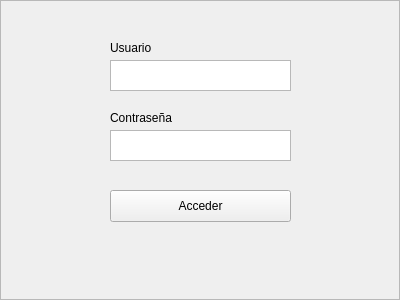
<?xml version="1.0" encoding="UTF-8"?>
<ui version="4.0">
 <class>Contabilidad</class>
 <widget class="QFrame" name="Contabilidad">
  <property name="geometry">
   <rect>
    <x>0</x>
    <y>0</y>
    <width>400</width>
    <height>300</height>
   </rect>
  </property>
  <property name="windowTitle">
   <string>Contabilidad ISO8XX - Ian/Raymer</string>
  </property>
  <property name="frameShape">
   <enum>QFrame::StyledPanel</enum>
  </property>
  <property name="frameShadow">
   <enum>QFrame::Raised</enum>
  </property>
  <widget class="QTextEdit" name="textEdit">
   <property name="geometry">
    <rect>
     <x>110</x>
     <y>60</y>
     <width>181</width>
     <height>31</height>
    </rect>
   </property>
  </widget>
  <widget class="QTextEdit" name="textEdit_2">
   <property name="geometry">
    <rect>
     <x>110</x>
     <y>130</y>
     <width>181</width>
     <height>31</height>
    </rect>
   </property>
  </widget>
  <widget class="QPushButton" name="pushButton">
   <property name="geometry">
    <rect>
     <x>110</x>
     <y>190</y>
     <width>181</width>
     <height>32</height>
    </rect>
   </property>
   <property name="text">
    <string>Acceder</string>
   </property>
  </widget>
  <widget class="QLabel" name="label">
   <property name="geometry">
    <rect>
     <x>110</x>
     <y>40</y>
     <width>121</width>
     <height>16</height>
    </rect>
   </property>
   <property name="text">
    <string>Usuario</string>
   </property>
  </widget>
  <widget class="QLabel" name="label_2">
   <property name="geometry">
    <rect>
     <x>110</x>
     <y>110</y>
     <width>111</width>
     <height>16</height>
    </rect>
   </property>
   <property name="text">
    <string>Contraseña</string>
   </property>
  </widget>
 </widget>
 <resources/>
 <connections/>
</ui>
